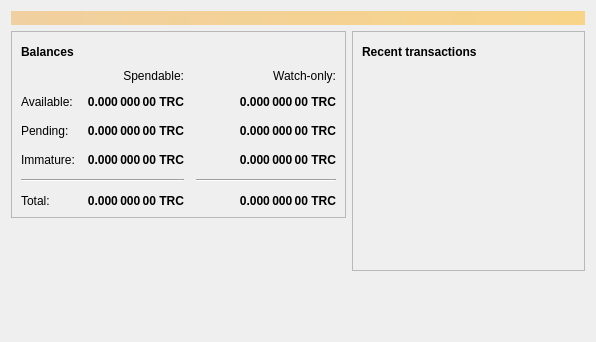
<?xml version="1.0" encoding="UTF-8"?>
<ui version="4.0">
 <class>OverviewPage</class>
 <widget class="QWidget" name="OverviewPage">
  <property name="geometry">
   <rect>
    <x>0</x>
    <y>0</y>
    <width>596</width>
    <height>342</height>
   </rect>
  </property>
  <property name="windowTitle">
   <string>Form</string>
  </property>
  <layout class="QVBoxLayout" name="topLayout">
   <item>
    <widget class="QLabel" name="labelAlerts">
     <property name="visible">
      <bool>false</bool>
     </property>
     <property name="styleSheet">
      <string notr="true">QLabel { background-color: qlineargradient(x1: 0, y1: 0, x2: 1, y2: 0, stop:0 #F0D0A0, stop:1 #F8D488); color:#000000; }</string>
     </property>
     <property name="wordWrap">
      <bool>true</bool>
     </property>
     <property name="margin">
      <number>3</number>
     </property>
     <property name="textInteractionFlags">
      <set>Qt::TextSelectableByMouse</set>
     </property>
    </widget>
   </item>
   <item>
    <layout class="QHBoxLayout" name="horizontalLayout" stretch="1,1">
     <item>
      <layout class="QVBoxLayout" name="verticalLayout_2">
       <item>
        <widget class="QFrame" name="frame">
         <property name="frameShape">
          <enum>QFrame::StyledPanel</enum>
         </property>
         <property name="frameShadow">
          <enum>QFrame::Raised</enum>
         </property>
         <layout class="QVBoxLayout" name="verticalLayout_4">
          <item>
           <layout class="QHBoxLayout" name="horizontalLayout_4">
            <item>
             <widget class="QLabel" name="label_5">
              <property name="font">
               <font>
                <weight>75</weight>
                <bold>true</bold>
               </font>
              </property>
              <property name="text">
               <string>Balances</string>
              </property>
             </widget>
            </item>
            <item>
             <widget class="QPushButton" name="labelWalletStatus">
              <property name="enabled">
               <bool>true</bool>
              </property>
              <property name="maximumSize">
               <size>
                <width>30</width>
                <height>16777215</height>
               </size>
              </property>
              <property name="toolTip">
               <string>The displayed information may be out of date. Your wallet automatically synchronizes with the Trollcoin network after a connection is established, but this process has not completed yet.</string>
              </property>
              <property name="text">
               <string/>
              </property>
              <property name="icon">
               <iconset resource="../trollcoin.qrc">
                <normaloff>:/icons/warning</normaloff>
                <disabledoff>:/icons/warning</disabledoff>:/icons/warning</iconset>
              </property>
              <property name="iconSize">
               <size>
                <width>24</width>
                <height>24</height>
               </size>
              </property>
              <property name="flat">
               <bool>true</bool>
              </property>
             </widget>
            </item>
            <item>
             <spacer name="horizontalSpacer_3">
              <property name="orientation">
               <enum>Qt::Horizontal</enum>
              </property>
              <property name="sizeHint" stdset="0">
               <size>
                <width>40</width>
                <height>20</height>
               </size>
              </property>
             </spacer>
            </item>
           </layout>
          </item>
          <item>
           <layout class="QGridLayout" name="gridLayout">
            <property name="spacing">
             <number>12</number>
            </property>
            <item row="2" column="2">
             <widget class="QLabel" name="labelWatchPending">
              <property name="font">
               <font>
                <weight>75</weight>
                <bold>true</bold>
               </font>
              </property>
              <property name="cursor">
               <cursorShape>IBeamCursor</cursorShape>
              </property>
              <property name="toolTip">
               <string>Unconfirmed transactions to watch-only addresses</string>
              </property>
              <property name="text">
               <string notr="true">0.000 000 00 TRC</string>
              </property>
              <property name="alignment">
               <set>Qt::AlignRight|Qt::AlignTrailing|Qt::AlignVCenter</set>
              </property>
              <property name="textInteractionFlags">
               <set>Qt::LinksAccessibleByMouse|Qt::TextSelectableByKeyboard|Qt::TextSelectableByMouse</set>
              </property>
             </widget>
            </item>
            <item row="2" column="1">
             <widget class="QLabel" name="labelUnconfirmed">
              <property name="font">
               <font>
                <weight>75</weight>
                <bold>true</bold>
               </font>
              </property>
              <property name="cursor">
               <cursorShape>IBeamCursor</cursorShape>
              </property>
              <property name="toolTip">
               <string>Total of transactions that have yet to be confirmed, and do not yet count toward the spendable balance</string>
              </property>
              <property name="text">
               <string notr="true">0.000 000 00 TRC</string>
              </property>
              <property name="alignment">
               <set>Qt::AlignRight|Qt::AlignTrailing|Qt::AlignVCenter</set>
              </property>
              <property name="textInteractionFlags">
               <set>Qt::LinksAccessibleByMouse|Qt::TextSelectableByKeyboard|Qt::TextSelectableByMouse</set>
              </property>
             </widget>
            </item>
            <item row="3" column="2">
             <widget class="QLabel" name="labelWatchImmature">
              <property name="font">
               <font>
                <weight>75</weight>
                <bold>true</bold>
               </font>
              </property>
              <property name="cursor">
               <cursorShape>IBeamCursor</cursorShape>
              </property>
              <property name="toolTip">
               <string>Mined balance in watch-only addresses that has not yet matured</string>
              </property>
              <property name="text">
               <string notr="true">0.000 000 00 TRC</string>
              </property>
              <property name="alignment">
               <set>Qt::AlignRight|Qt::AlignTrailing|Qt::AlignVCenter</set>
              </property>
              <property name="textInteractionFlags">
               <set>Qt::LinksAccessibleByMouse|Qt::TextSelectableByKeyboard|Qt::TextSelectableByMouse</set>
              </property>
             </widget>
            </item>
            <item row="4" column="0" colspan="2">
             <widget class="Line" name="line">
              <property name="orientation">
               <enum>Qt::Horizontal</enum>
              </property>
             </widget>
            </item>
            <item row="4" column="2">
             <widget class="Line" name="lineWatchBalance">
              <property name="sizePolicy">
               <sizepolicy hsizetype="Preferred" vsizetype="Fixed">
                <horstretch>0</horstretch>
                <verstretch>0</verstretch>
               </sizepolicy>
              </property>
              <property name="minimumSize">
               <size>
                <width>140</width>
                <height>0</height>
               </size>
              </property>
              <property name="orientation">
               <enum>Qt::Horizontal</enum>
              </property>
             </widget>
            </item>
            <item row="5" column="0">
             <widget class="QLabel" name="labelTotalText">
              <property name="text">
               <string>Total:</string>
              </property>
             </widget>
            </item>
            <item row="3" column="1">
             <widget class="QLabel" name="labelImmature">
              <property name="font">
               <font>
                <weight>75</weight>
                <bold>true</bold>
               </font>
              </property>
              <property name="cursor">
               <cursorShape>IBeamCursor</cursorShape>
              </property>
              <property name="toolTip">
               <string>Mined balance that has not yet matured</string>
              </property>
              <property name="text">
               <string notr="true">0.000 000 00 TRC</string>
              </property>
              <property name="alignment">
               <set>Qt::AlignRight|Qt::AlignTrailing|Qt::AlignVCenter</set>
              </property>
              <property name="textInteractionFlags">
               <set>Qt::LinksAccessibleByMouse|Qt::TextSelectableByKeyboard|Qt::TextSelectableByMouse</set>
              </property>
             </widget>
            </item>
            <item row="2" column="3">
             <spacer name="horizontalSpacer_2">
              <property name="orientation">
               <enum>Qt::Horizontal</enum>
              </property>
              <property name="sizeHint" stdset="0">
               <size>
                <width>40</width>
                <height>20</height>
               </size>
              </property>
             </spacer>
            </item>
            <item row="3" column="0">
             <widget class="QLabel" name="labelImmatureText">
              <property name="text">
               <string>Immature:</string>
              </property>
             </widget>
            </item>
            <item row="5" column="1">
             <widget class="QLabel" name="labelTotal">
              <property name="font">
               <font>
                <weight>75</weight>
                <bold>true</bold>
               </font>
              </property>
              <property name="cursor">
               <cursorShape>IBeamCursor</cursorShape>
              </property>
              <property name="toolTip">
               <string>Your current total balance</string>
              </property>
              <property name="text">
               <string notr="true">0.000 000 00 TRC</string>
              </property>
              <property name="alignment">
               <set>Qt::AlignRight|Qt::AlignTrailing|Qt::AlignVCenter</set>
              </property>
              <property name="textInteractionFlags">
               <set>Qt::LinksAccessibleByMouse|Qt::TextSelectableByKeyboard|Qt::TextSelectableByMouse</set>
              </property>
             </widget>
            </item>
            <item row="5" column="2">
             <widget class="QLabel" name="labelWatchTotal">
              <property name="font">
               <font>
                <weight>75</weight>
                <bold>true</bold>
               </font>
              </property>
              <property name="cursor">
               <cursorShape>IBeamCursor</cursorShape>
              </property>
              <property name="toolTip">
               <string>Current total balance in watch-only addresses</string>
              </property>
              <property name="text">
               <string notr="true">0.000 000 00 TRC</string>
              </property>
              <property name="alignment">
               <set>Qt::AlignRight|Qt::AlignTrailing|Qt::AlignVCenter</set>
              </property>
              <property name="textInteractionFlags">
               <set>Qt::LinksAccessibleByMouse|Qt::TextSelectableByKeyboard|Qt::TextSelectableByMouse</set>
              </property>
             </widget>
            </item>
            <item row="0" column="2">
             <widget class="QLabel" name="labelWatchonly">
              <property name="text">
               <string>Watch-only:</string>
              </property>
              <property name="alignment">
               <set>Qt::AlignRight|Qt::AlignTrailing|Qt::AlignVCenter</set>
              </property>
             </widget>
            </item>
            <item row="1" column="0">
             <widget class="QLabel" name="labelBalanceText">
              <property name="text">
               <string>Available:</string>
              </property>
             </widget>
            </item>
            <item row="1" column="1">
             <widget class="QLabel" name="labelBalance">
              <property name="font">
               <font>
                <weight>75</weight>
                <bold>true</bold>
               </font>
              </property>
              <property name="cursor">
               <cursorShape>IBeamCursor</cursorShape>
              </property>
              <property name="toolTip">
               <string>Your current spendable balance</string>
              </property>
              <property name="text">
               <string notr="true">0.000 000 00 TRC</string>
              </property>
              <property name="alignment">
               <set>Qt::AlignRight|Qt::AlignTrailing|Qt::AlignVCenter</set>
              </property>
              <property name="textInteractionFlags">
               <set>Qt::LinksAccessibleByMouse|Qt::TextSelectableByKeyboard|Qt::TextSelectableByMouse</set>
              </property>
             </widget>
            </item>
            <item row="1" column="2">
             <widget class="QLabel" name="labelWatchAvailable">
              <property name="font">
               <font>
                <weight>75</weight>
                <bold>true</bold>
               </font>
              </property>
              <property name="cursor">
               <cursorShape>IBeamCursor</cursorShape>
              </property>
              <property name="toolTip">
               <string>Your current balance in watch-only addresses</string>
              </property>
              <property name="text">
               <string notr="true">0.000 000 00 TRC</string>
              </property>
              <property name="alignment">
               <set>Qt::AlignRight|Qt::AlignTrailing|Qt::AlignVCenter</set>
              </property>
              <property name="textInteractionFlags">
               <set>Qt::LinksAccessibleByMouse|Qt::TextSelectableByKeyboard|Qt::TextSelectableByMouse</set>
              </property>
             </widget>
            </item>
            <item row="2" column="0">
             <widget class="QLabel" name="labelPendingText">
              <property name="text">
               <string>Pending:</string>
              </property>
             </widget>
            </item>
            <item row="0" column="1">
             <widget class="QLabel" name="labelSpendable">
              <property name="text">
               <string>Spendable:</string>
              </property>
              <property name="alignment">
               <set>Qt::AlignRight|Qt::AlignTrailing|Qt::AlignVCenter</set>
              </property>
             </widget>
            </item>
           </layout>
          </item>
         </layout>
        </widget>
       </item>
       <item>
        <spacer name="verticalSpacer">
         <property name="orientation">
          <enum>Qt::Vertical</enum>
         </property>
         <property name="sizeHint" stdset="0">
          <size>
           <width>20</width>
           <height>40</height>
          </size>
         </property>
        </spacer>
       </item>
      </layout>
     </item>
     <item>
      <layout class="QVBoxLayout" name="verticalLayout_3">
       <item>
        <widget class="QFrame" name="frame_2">
         <property name="frameShape">
          <enum>QFrame::StyledPanel</enum>
         </property>
         <property name="frameShadow">
          <enum>QFrame::Raised</enum>
         </property>
         <layout class="QVBoxLayout" name="verticalLayout">
          <item>
           <layout class="QHBoxLayout" name="horizontalLayout_2">
            <item>
             <widget class="QLabel" name="label_4">
              <property name="font">
               <font>
                <weight>75</weight>
                <bold>true</bold>
               </font>
              </property>
              <property name="text">
               <string>Recent transactions</string>
              </property>
             </widget>
            </item>
            <item>
             <widget class="QPushButton" name="labelTransactionsStatus">
              <property name="enabled">
               <bool>true</bool>
              </property>
              <property name="maximumSize">
               <size>
                <width>30</width>
                <height>16777215</height>
               </size>
              </property>
              <property name="toolTip">
               <string>The displayed information may be out of date. Your wallet automatically synchronizes with the Trollcoin network after a connection is established, but this process has not completed yet.</string>
              </property>
              <property name="text">
               <string/>
              </property>
              <property name="icon">
               <iconset resource="../trollcoin.qrc">
                <normaloff>:/icons/warning</normaloff>
                <disabledoff>:/icons/warning</disabledoff>:/icons/warning</iconset>
              </property>
              <property name="iconSize">
               <size>
                <width>24</width>
                <height>24</height>
               </size>
              </property>
              <property name="flat">
               <bool>true</bool>
              </property>
             </widget>
            </item>
            <item>
             <spacer name="horizontalSpacer">
              <property name="orientation">
               <enum>Qt::Horizontal</enum>
              </property>
              <property name="sizeHint" stdset="0">
               <size>
                <width>40</width>
                <height>20</height>
               </size>
              </property>
             </spacer>
            </item>
           </layout>
          </item>
          <item>
           <widget class="QListView" name="listTransactions">
            <property name="styleSheet">
             <string notr="true">QListView { background: transparent; }</string>
            </property>
            <property name="frameShape">
             <enum>QFrame::NoFrame</enum>
            </property>
            <property name="verticalScrollBarPolicy">
             <enum>Qt::ScrollBarAlwaysOff</enum>
            </property>
            <property name="horizontalScrollBarPolicy">
             <enum>Qt::ScrollBarAlwaysOff</enum>
            </property>
            <property name="selectionMode">
             <enum>QAbstractItemView::NoSelection</enum>
            </property>
           </widget>
          </item>
         </layout>
        </widget>
       </item>
       <item>
        <spacer name="verticalSpacer_2">
         <property name="orientation">
          <enum>Qt::Vertical</enum>
         </property>
         <property name="sizeHint" stdset="0">
          <size>
           <width>20</width>
           <height>40</height>
          </size>
         </property>
        </spacer>
       </item>
      </layout>
     </item>
    </layout>
   </item>
  </layout>
 </widget>
 <resources/>
 <connections/>
</ui>
